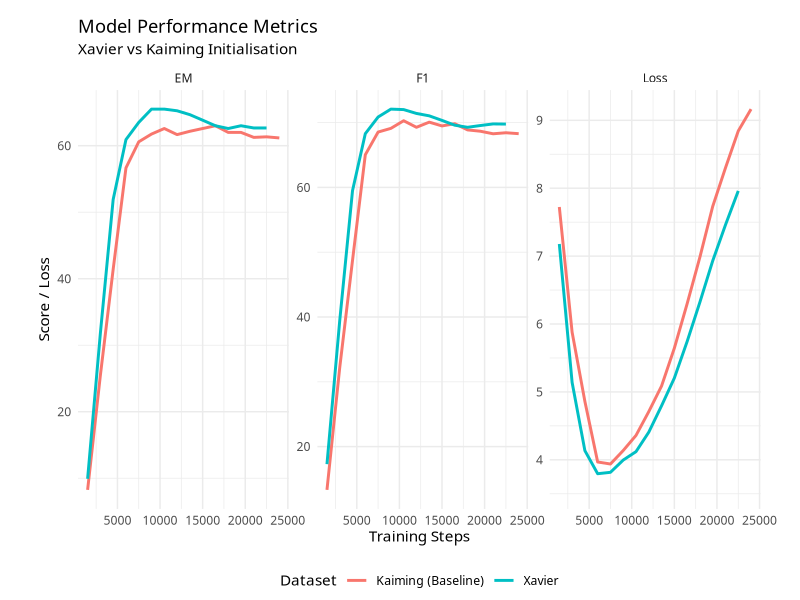
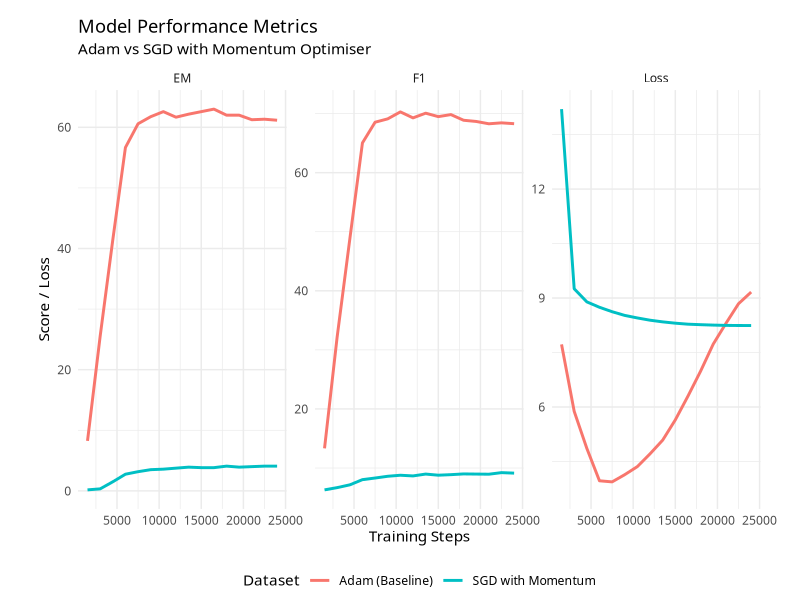
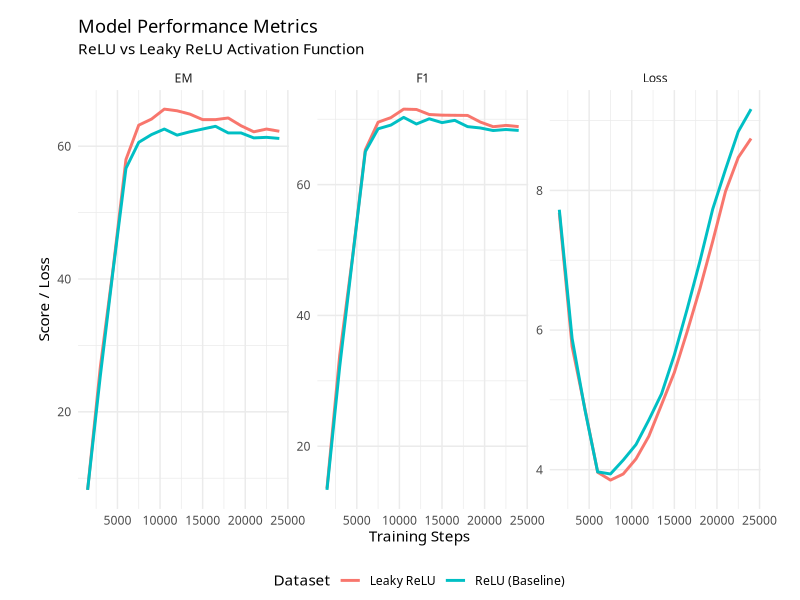
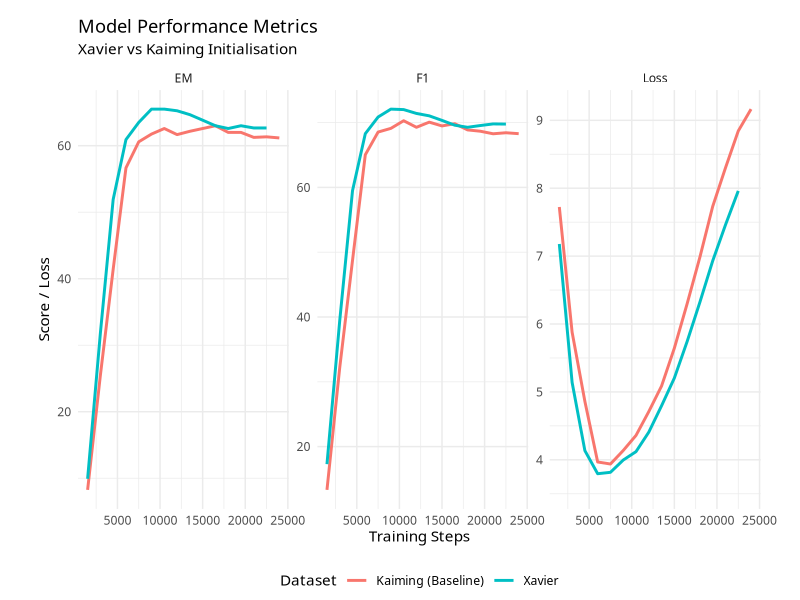
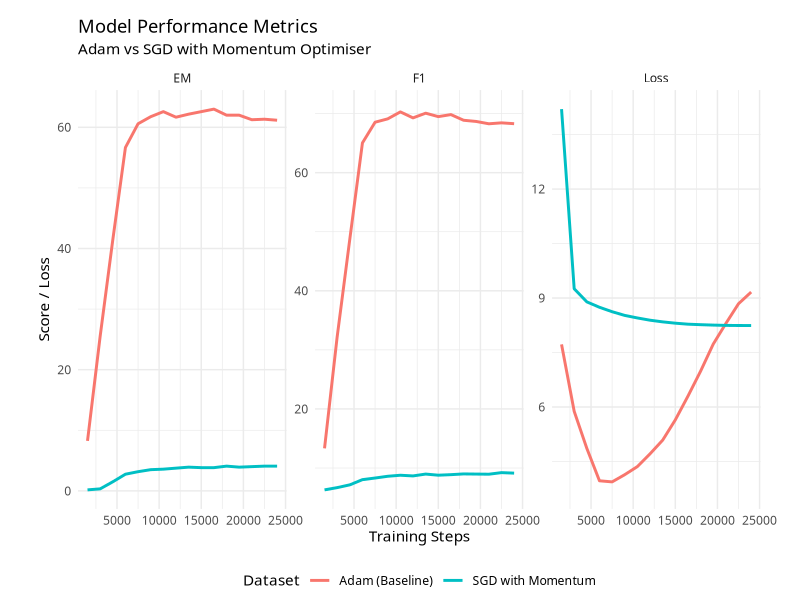
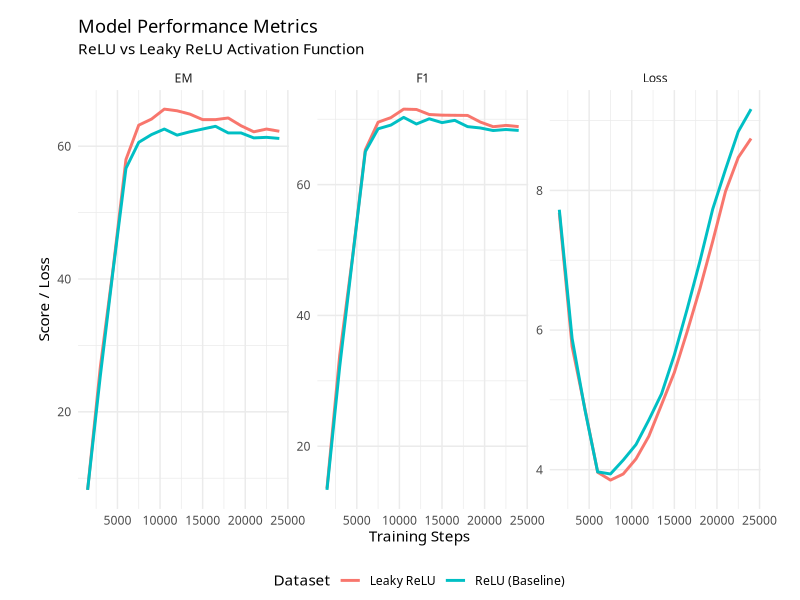

Here is the R script that generated these plots, in order:
## ---- chunk 1
library(tidyverse)
baseline = read.csv("comp4329baseline.csv")
q1 = read.csv("comp4329xavierq1.csv")
q2 = read.csv("comp4329sgdmomentumq2.csv")
q3 = read.csv("comp4329leakyReLUq3.csv")
## ---- chunk 2
q1_data = bind_rows(
  baseline %>% mutate(Dataset = "Kaiming (Baseline)"),
  q1 %>% mutate(Dataset = "Xavier")
)

q1_data_long <- q1_data %>%
  pivot_longer(
    cols = c("Loss", "F1", "EM"),
    names_to = "Metric",
    values_to = "Value"
  )

q1_data_long$Step <- as.numeric(q1_data_long$Step)

ggplot(q1_data_long, aes(x = Step, y = Value, color = Dataset, group = Dataset)) +
  geom_line(size = 1) +
  # scales = "free_y" is crucial since Loss and F1/EM are on different scales
  facet_wrap(~Metric, scales = "free_y") + 
  theme_minimal() +
  labs(
    title = "Model Performance Metrics",
    subtitle = "Xavier vs Kaiming Initialisation",
    x = "Training Steps",
    y = "Score / Loss"
  ) +
  theme(legend.position = "bottom") + 
  theme(plot.margin = unit(c(0.5,1,0,1), "cm")) + 
  theme(text = element_text(family = "CMU Serif"))

ggsave("experiment1.png", width = 9, height = 5)
## ---- chunk 3
q2_data = bind_rows(
  baseline %>% mutate(Dataset = "Adam (Baseline)"),
  q2 %>% mutate(Dataset = "SGD with Momentum")
)

q2_data_long <- q2_data %>%
  pivot_longer(
    cols = c("Loss", "F1", "EM"),
    names_to = "Metric",
    values_to = "Value"
  )

q2_data_long$Step <- as.numeric(q2_data_long$Step)

ggplot(q2_data_long, aes(x = Step, y = Value, color = Dataset, group = Dataset)) +
  geom_line(size = 1) +
  # scales = "free_y" is crucial since Loss and F1/EM are on different scales
  facet_wrap(~Metric, scales = "free_y") + 
  theme_minimal() +
  labs(
    title = "Model Performance Metrics",
    subtitle = "Adam vs SGD with Momentum Optimiser",
    x = "Training Steps",
    y = "Score / Loss"
  ) +
  theme(legend.position = "bottom") + 
  theme(plot.margin = unit(c(0.5,1,0,1), "cm")) + 
  theme(text = element_text(family = "CMU Serif"))

ggsave("experiment2.png", width = 9, height = 5)
## ---- chunk 4
q3_data = bind_rows(
  baseline %>% mutate(Dataset = "ReLU (Baseline)"),
  q3 %>% mutate(Dataset = "Leaky ReLU")
)

q3_data_long <- q3_data %>%
  pivot_longer(
    cols = c("Loss", "F1", "EM"),
    names_to = "Metric",
    values_to = "Value"
  )

q3_data_long$Step <- as.numeric(q3_data_long$Step)

ggplot(q3_data_long, aes(x = Step, y = Value, color = Dataset, group = Dataset)) +
  geom_line(size = 1) +
  # scales = "free_y" is crucial since Loss and F1/EM are on different scales
  facet_wrap(~Metric, scales = "free_y") + 
  theme_minimal() +
  labs(
    title = "Model Performance Metrics",
    subtitle = "ReLU vs Leaky ReLU Activation Function",
    x = "Training Steps",
    y = "Score / Loss"
  ) +
  theme(legend.position = "bottom") + 
  theme(plot.margin = unit(c(0.5,1,0,1), "cm")) + 
  theme(text = element_text(family = "CMU Serif"))

ggsave("experiment3.png", width = 9, height = 5)
